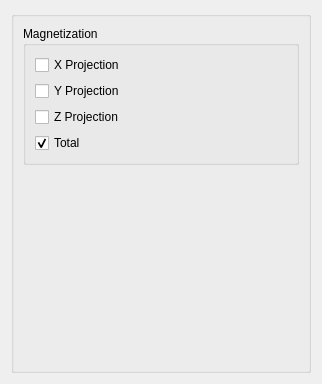
                     <widget class="QWidget" name="AveOpts">
                        <property name="geometry">
                           <rect>
                              <x>0</x>
                              <y>0</y>
                              <width>322</width>
                              <height>384</height>
                           </rect>
                        </property>
                        <attribute name="label">
                           <string>Averages Options</string>
                        </attribute>
                        <layout class="QVBoxLayout" name="AveOptLayout">
                           <item>
                              <widget class="QGroupBox" name="AvePlotMainBox">
                                 <property name="title">
                                    <string/>
                                 </property>
                                 <layout class="QVBoxLayout" name="verticalLayout_24">
                                    <item>
                                       <widget class="QGroupBox" name="PlotMagDirOpt">
                                          <property name="enabled">
                                             <bool>true</bool>
                                          </property>
                                          <property name="title">
                                             <string>Magnetization</string>
                                          </property>
                                          <layout class="QVBoxLayout" name="MagSelectLayout">
                                             <item>
                                                <widget class="QCheckBox" name="Plot_M_x">
                                                   <property name="text">
                                                      <string>X Projection</string>
                                                   </property>
                                                   <property name="checked">
                                                      <bool>false</bool>
                                                   </property>
                                                </widget>
                                             </item>
                                             <item>
                                                <widget class="QCheckBox" name="Plot_M_y">
                                                   <property name="text">
                                                      <string>Y Projection</string>
                                                   </property>
                                                   <property name="checked">
                                                      <bool>false</bool>
                                                   </property>
                                                </widget>
                                             </item>
                                             <item>
                                                <widget class="QCheckBox" name="Plot_M_z">
                                                   <property name="text">
                                                      <string>Z Projection</string>
                                                   </property>
                                                   <property name="checked">
                                                      <bool>false</bool>
                                                   </property>
                                                </widget>
                                             </item>
                                             <item>
                                                <widget class="QCheckBox" name="Plot_M_tot">
                                                   <property name="text">
                                                      <string>Total</string>
                                                   </property>
                                                   <property name="checked">
                                                      <bool>true</bool>
                                                   </property>
                                                </widget>
                                             </item>
                                          </layout>
                                       </widget>
                                    </item>
                                    <item>
                                       <spacer name="verticalSpacer_14">
                                          <property name="orientation">
                                             <enum>Qt::Vertical</enum>
                                          </property>
                                          <property name="sizeHint" stdset="0">
                                             <size>
                                                <width>20</width>
                                                <height>40</height>
                                             </size>
                                          </property>
                                       </spacer>
                                    </item>
                                 </layout>
                              </widget>
                           </item>
                        </layout>
                     </widget>
